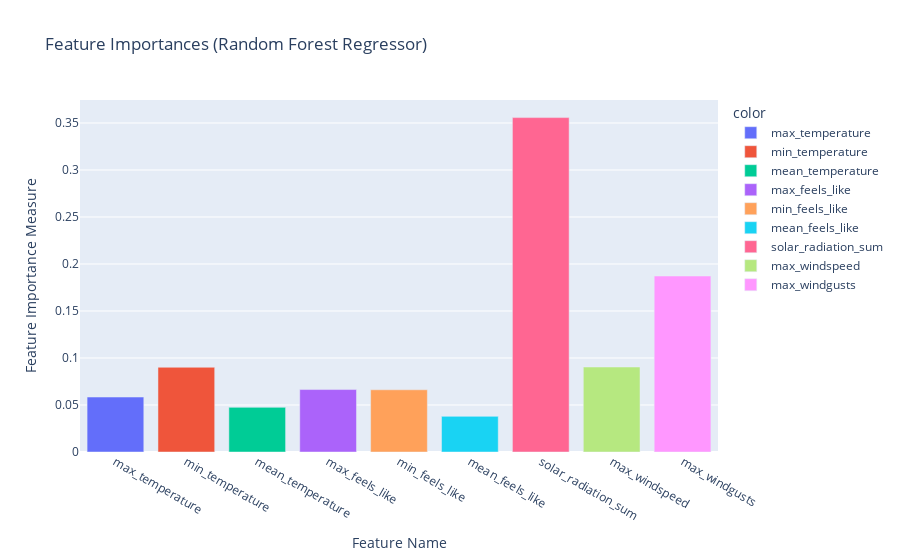

Write notebook code for a chart like this one.
### Code cell
# let's find out the most important features

from sklearn.inspection import permutation_importance

feature_labels = [
           'max_temperature', 
           'min_temperature',
           'mean_temperature', 
           'max_feels_like', 
           'min_feels_like', 
           'mean_feels_like', 
           'solar_radiation_sum', 
           'max_windspeed', 
           'max_windgusts']

fig = px.bar(y=rf.feature_importances_, x=feature_labels, color=feature_labels, title='Feature Importances (Random Forest Regressor)')
fig.update_layout(
    xaxis_title="Feature Name",
    yaxis_title="Feature Importance Measure"
)
fig.show()

### Figure 1 — Plotly figure (JSON) as saved in the notebook; plotly's stock layout.template omitted (floating-point values rounded to 4 significant figures)
{"data": [{"alignmentgroup": "True", "hovertemplate": "color=max_temperature<br>x=%{x}<br>y=%{y}<extra></extra>", "legendgroup": "max_temperature", "marker": {"color": "#636efa", "pattern": {"shape": ""}}, "name": "max_temperature", "offsetgroup": "max_temperature", "orientation": "v", "showlegend": true, "textposition": "auto", "type": "bar", "x": ["max_temperature"], "xaxis": "x", "y": [0.05847], "yaxis": "y"}, {"alignmentgroup": "True", "hovertemplate": "color=min_temperature<br>x=%{x}<br>y=%{y}<extra></extra>", "legendgroup": "min_temperature", "marker": {"color": "#EF553B", "pattern": {"shape": ""}}, "name": "min_temperature", "offsetgroup": "min_temperature", "orientation": "v", "showlegend": true, "textposition": "auto", "type": "bar", "x": ["min_temperature"], "xaxis": "x", "y": [0.09012], "yaxis": "y"}, {"alignmentgroup": "True", "hovertemplate": "color=mean_temperature<br>x=%{x}<br>y=%{y}<extra></extra>", "legendgroup": "mean_temperature", "marker": {"color": "#00cc96", "pattern": {"shape": ""}}, "name": "mean_temperature", "offsetgroup": "mean_temperature", "orientation": "v", "showlegend": true, "textposition": "auto", "type": "bar", "x": ["mean_temperature"], "xaxis": "x", "y": [0.04748], "yaxis": "y"}, {"alignmentgroup": "True", "hovertemplate": "color=max_feels_like<br>x=%{x}<br>y=%{y}<extra></extra>", "legendgroup": "max_feels_like", "marker": {"color": "#ab63fa", "pattern": {"shape": ""}}, "name": "max_feels_like", "offsetgroup": "max_feels_like", "orientation": "v", "showlegend": true, "textposition": "auto", "type": "bar", "x": ["max_feels_like"], "xaxis": "x", "y": [0.06642], "yaxis": "y"}, {"alignmentgroup": "True", "hovertemplate": "color=min_feels_like<br>x=%{x}<br>y=%{y}<extra></extra>", "legendgroup": "min_feels_like", "marker": {"color": "#FFA15A", "pattern": {"shape": ""}}, "name": "min_feels_like", "offsetgroup": "min_feels_like", "orientation": "v", "showlegend": true, "textposition": "auto", "type": "bar", "x": ["min_feels_like"], "xaxis": "x", "y": [0.06618], "yaxis": "y"}, {"alignmentgroup": "True", "hovertemplate": "color=mean_feels_like<br>x=%{x}<br>y=%{y}<extra></extra>", "legendgroup": "mean_feels_like", "marker": {"color": "#19d3f3", "pattern": {"shape": ""}}, "name": "mean_feels_like", "offsetgroup": "mean_feels_like", "orientation": "v", "showlegend": true, "textposition": "auto", "type": "bar", "x": ["mean_feels_like"], "xaxis": "x", "y": [0.03791], "yaxis": "y"}, {"alignmentgroup": "True", "hovertemplate": "color=solar_radiation_sum<br>x=%{x}<br>y=%{y}<extra></extra>", "legendgroup": "solar_radiation_sum", "marker": {"color": "#FF6692", "pattern": {"shape": ""}}, "name": "solar_radiation_sum", "offsetgroup": "solar_radiation_sum", "orientation": "v", "showlegend": true, "textposition": "auto", "type": "bar", "x": ["solar_radiation_sum"], "xaxis": "x", "y": [0.3557], "yaxis": "y"}, {"alignmentgroup": "True", "hovertemplate": "color=max_windspeed<br>x=%{x}<br>y=%{y}<extra></extra>", "legendgroup": "max_windspeed", "marker": {"color": "#B6E880", "pattern": {"shape": ""}}, "name": "max_windspeed", "offsetgroup": "max_windspeed", "orientation": "v", "showlegend": true, "textposition": "auto", "type": "bar", "x": ["max_windspeed"], "xaxis": "x", "y": [0.09043], "yaxis": "y"}, {"alignmentgroup": "True", "hovertemplate": "color=max_windgusts<br>x=%{x}<br>y=%{y}<extra></extra>", "legendgroup": "max_windgusts", "marker": {"color": "#FF97FF", "pattern": {"shape": ""}}, "name": "max_windgusts", "offsetgroup": "max_windgusts", "orientation": "v", "showlegend": true, "textposition": "auto", "type": "bar", "x": ["max_windgusts"], "xaxis": "x", "y": [0.1872], "yaxis": "y"}], "layout": {"barmode": "relative", "legend": {"title": {"text": "color"}, "tracegroupgap": 0}, "title": {"text": "Feature Importances (Random Forest Regressor)"}, "xaxis": {"anchor": "y", "domain": [0, 1], "title": {"text": "Feature Name"}}, "yaxis": {"anchor": "x", "domain": [0, 1], "title": {"text": "Feature Importance Measure"}}}}
